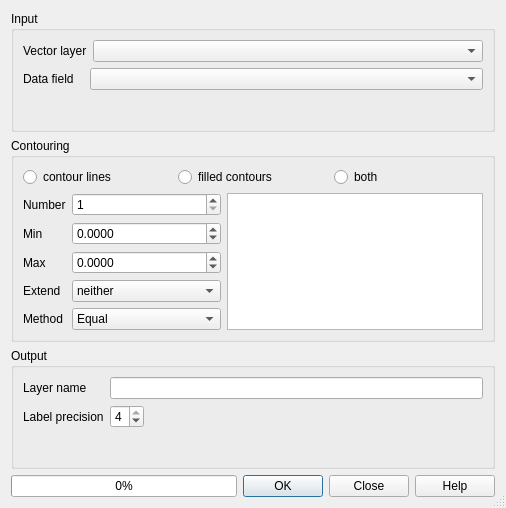
<?xml version="1.0" encoding="UTF-8"?>
<ui version="4.0">
 <class>ContourDialog</class>
 <widget class="QDialog" name="ContourDialog">
  <property name="windowModality">
   <enum>Qt::NonModal</enum>
  </property>
  <property name="geometry">
   <rect>
    <x>0</x>
    <y>0</y>
    <width>506</width>
    <height>508</height>
   </rect>
  </property>
  <property name="windowTitle">
   <string>Contour</string>
  </property>
  <property name="sizeGripEnabled">
   <bool>true</bool>
  </property>
  <layout class="QGridLayout" name="gridLayout_3">
   <item row="0" column="0" colspan="2">
    <widget class="QGroupBox" name="groupBox_2">
     <property name="title">
      <string>Input</string>
     </property>
     <layout class="QGridLayout" name="gridLayout">
      <item row="0" column="0">
       <layout class="QHBoxLayout" name="horizontalLayout_4">
        <item>
         <widget class="QLabel" name="label_3">
          <property name="text">
           <string>Vector layer</string>
          </property>
          <property name="buddy">
           <cstring>uLayerName</cstring>
          </property>
         </widget>
        </item>
        <item>
         <widget class="QComboBox" name="uLayerName">
          <property name="sizePolicy">
           <sizepolicy hsizetype="Expanding" vsizetype="Fixed">
            <horstretch>0</horstretch>
            <verstretch>0</verstretch>
           </sizepolicy>
          </property>
          <property name="toolTip">
           <string>WHere to take the input datas. Select a point shapefile in the list...</string>
          </property>
          <property name="statusTip">
           <string/>
          </property>
         </widget>
        </item>
       </layout>
      </item>
      <item row="1" column="0">
       <layout class="QHBoxLayout" name="horizontalLayout_5">
        <item>
         <widget class="QLabel" name="label_4">
          <property name="text">
           <string>Data field   </string>
          </property>
          <property name="buddy">
           <cstring>uFieldName</cstring>
          </property>
         </widget>
        </item>
        <item>
         <widget class="QComboBox" name="uFieldName">
          <property name="sizePolicy">
           <sizepolicy hsizetype="Expanding" vsizetype="Fixed">
            <horstretch>0</horstretch>
            <verstretch>0</verstretch>
           </sizepolicy>
          </property>
          <property name="toolTip">
           <string>Which attribute stores the input datas?</string>
          </property>
         </widget>
        </item>
       </layout>
      </item>
      <item row="2" column="0">
       <widget class="QLabel" name="uLayerDescription">
        <property name="text">
         <string/>
        </property>
       </widget>
      </item>
     </layout>
    </widget>
   </item>
   <item row="1" column="0" colspan="2">
    <widget class="QGroupBox" name="groupBox">
     <property name="title">
      <string>Contouring</string>
     </property>
     <layout class="QGridLayout" name="gridLayout_2">
      <item row="0" column="0" colspan="3">
       <layout class="QHBoxLayout" name="horizontalLayout_7">
        <item>
         <widget class="QRadioButton" name="uLinesContours">
          <property name="text">
           <string>contour lines</string>
          </property>
         </widget>
        </item>
        <item>
         <widget class="QRadioButton" name="uFilledContours">
          <property name="text">
           <string>filled contours</string>
          </property>
         </widget>
        </item>
        <item>
         <widget class="QRadioButton" name="uBoth">
          <property name="text">
           <string>both</string>
          </property>
         </widget>
        </item>
       </layout>
      </item>
      <item row="1" column="0">
       <widget class="QLabel" name="label">
        <property name="text">
         <string>Number</string>
        </property>
        <property name="buddy">
         <cstring>uLevelsNumber</cstring>
        </property>
       </widget>
      </item>
      <item row="1" column="1">
       <widget class="QSpinBox" name="uLevelsNumber">
        <property name="sizePolicy">
         <sizepolicy hsizetype="Expanding" vsizetype="Fixed">
          <horstretch>0</horstretch>
          <verstretch>0</verstretch>
         </sizepolicy>
        </property>
        <property name="statusTip">
         <string>Number of levels between min and max value (from data field)</string>
        </property>
        <property name="minimum">
         <number>1</number>
        </property>
        <property name="maximum">
         <number>999</number>
        </property>
       </widget>
      </item>
      <item row="1" column="2" rowspan="5">
       <widget class="QListWidget" name="uLevelsList">
        <property name="sizePolicy">
         <sizepolicy hsizetype="Preferred" vsizetype="Preferred">
          <horstretch>0</horstretch>
          <verstretch>0</verstretch>
         </sizepolicy>
        </property>
        <property name="locale">
         <locale language="C" country="AnyCountry"/>
        </property>
       </widget>
      </item>
      <item row="2" column="0">
       <widget class="QLabel" name="label_5">
        <property name="text">
         <string>Min</string>
        </property>
       </widget>
      </item>
      <item row="2" column="1">
       <widget class="QDoubleSpinBox" name="uMinContour">
        <property name="sizePolicy">
         <sizepolicy hsizetype="Expanding" vsizetype="Fixed">
          <horstretch>0</horstretch>
          <verstretch>0</verstretch>
         </sizepolicy>
        </property>
        <property name="locale">
         <locale language="C" country="AnyCountry"/>
        </property>
        <property name="decimals">
         <number>4</number>
        </property>
        <property name="minimum">
         <double>-999999999.000000000000000</double>
        </property>
        <property name="maximum">
         <double>999999999.000000000000000</double>
        </property>
       </widget>
      </item>
      <item row="3" column="0">
       <widget class="QLabel" name="label_6">
        <property name="text">
         <string>Max</string>
        </property>
       </widget>
      </item>
      <item row="3" column="1">
       <widget class="QDoubleSpinBox" name="uMaxContour">
        <property name="sizePolicy">
         <sizepolicy hsizetype="Expanding" vsizetype="Fixed">
          <horstretch>0</horstretch>
          <verstretch>0</verstretch>
         </sizepolicy>
        </property>
        <property name="locale">
         <locale language="C" country="AnyCountry"/>
        </property>
        <property name="decimals">
         <number>4</number>
        </property>
        <property name="minimum">
         <double>-999999999.000000000000000</double>
        </property>
        <property name="maximum">
         <double>999999999.000000000000000</double>
        </property>
       </widget>
      </item>
      <item row="4" column="0">
       <widget class="QLabel" name="label_10">
        <property name="text">
         <string>Extend</string>
        </property>
       </widget>
      </item>
      <item row="4" column="1">
       <widget class="QComboBox" name="uExtend">
        <property name="sizePolicy">
         <sizepolicy hsizetype="Expanding" vsizetype="Fixed">
          <horstretch>0</horstretch>
          <verstretch>0</verstretch>
         </sizepolicy>
        </property>
        <item>
         <property name="text">
          <string>neither</string>
         </property>
        </item>
        <item>
         <property name="text">
          <string>min</string>
         </property>
        </item>
        <item>
         <property name="text">
          <string>max</string>
         </property>
        </item>
        <item>
         <property name="text">
          <string>both</string>
         </property>
        </item>
       </widget>
      </item>
      <item row="5" column="0">
       <widget class="QLabel" name="label_7">
        <property name="text">
         <string>Method</string>
        </property>
       </widget>
      </item>
      <item row="5" column="1">
       <widget class="QComboBox" name="uMethod">
        <property name="sizePolicy">
         <sizepolicy hsizetype="Expanding" vsizetype="Fixed">
          <horstretch>0</horstretch>
          <verstretch>0</verstretch>
         </sizepolicy>
        </property>
        <item>
         <property name="text">
          <string>Equal</string>
         </property>
        </item>
        <item>
         <property name="text">
          <string>Quantile</string>
         </property>
        </item>
       </widget>
      </item>
     </layout>
    </widget>
   </item>
   <item row="2" column="0" colspan="2">
    <widget class="QGroupBox" name="groupBox_3">
     <property name="title">
      <string>Output</string>
     </property>
     <layout class="QGridLayout" name="gridLayout_4">
      <item row="0" column="0">
       <layout class="QFormLayout" name="formLayout">
        <item row="0" column="0">
         <widget class="QLabel" name="label_8">
          <property name="text">
           <string>Layer name</string>
          </property>
         </widget>
        </item>
        <item row="0" column="1">
         <widget class="QLineEdit" name="uOutputName"/>
        </item>
        <item row="1" column="0">
         <widget class="QLabel" name="label_9">
          <property name="text">
           <string>Label precision</string>
          </property>
         </widget>
        </item>
        <item row="1" column="1">
         <widget class="QSpinBox" name="uPrecision">
          <property name="sizePolicy">
           <sizepolicy hsizetype="Fixed" vsizetype="Fixed">
            <horstretch>0</horstretch>
            <verstretch>0</verstretch>
           </sizepolicy>
          </property>
          <property name="statusTip">
           <string>Number of levels between min and max value (from data field)</string>
          </property>
          <property name="minimum">
           <number>0</number>
          </property>
          <property name="maximum">
           <number>4</number>
          </property>
          <property name="value">
           <number>4</number>
          </property>
         </widget>
        </item>
       </layout>
      </item>
     </layout>
    </widget>
   </item>
   <item row="3" column="0">
    <widget class="QProgressBar" name="progressBar">
     <property name="value">
      <number>0</number>
     </property>
     <property name="alignment">
      <set>Qt::AlignCenter</set>
     </property>
     <property name="textVisible">
      <bool>true</bool>
     </property>
    </widget>
   </item>
   <item row="3" column="1">
    <widget class="QDialogButtonBox" name="uButtonBox">
     <property name="orientation">
      <enum>Qt::Horizontal</enum>
     </property>
     <property name="standardButtons">
      <set>QDialogButtonBox::Close|QDialogButtonBox::Help|QDialogButtonBox::Ok</set>
     </property>
    </widget>
   </item>
  </layout>
 </widget>
 <tabstops>
  <tabstop>uLayerName</tabstop>
  <tabstop>uFieldName</tabstop>
  <tabstop>uLinesContours</tabstop>
  <tabstop>uFilledContours</tabstop>
  <tabstop>uBoth</tabstop>
  <tabstop>uLevelsNumber</tabstop>
  <tabstop>uMinContour</tabstop>
  <tabstop>uMaxContour</tabstop>
  <tabstop>uLevelsList</tabstop>
  <tabstop>uButtonBox</tabstop>
 </tabstops>
 <resources>
  <include location="resources.qrc"/>
 </resources>
 <connections>
  <connection>
   <sender>uButtonBox</sender>
   <signal>accepted()</signal>
   <receiver>ContourDialog</receiver>
   <slot>accept()</slot>
   <hints>
    <hint type="sourcelabel">
     <x>372</x>
     <y>493</y>
    </hint>
    <hint type="destinationlabel">
     <x>215</x>
     <y>290</y>
    </hint>
   </hints>
  </connection>
  <connection>
   <sender>uButtonBox</sender>
   <signal>rejected()</signal>
   <receiver>ContourDialog</receiver>
   <slot>close()</slot>
   <hints>
    <hint type="sourcelabel">
     <x>372</x>
     <y>493</y>
    </hint>
    <hint type="destinationlabel">
     <x>132</x>
     <y>239</y>
    </hint>
   </hints>
  </connection>
 </connections>
</ui>
